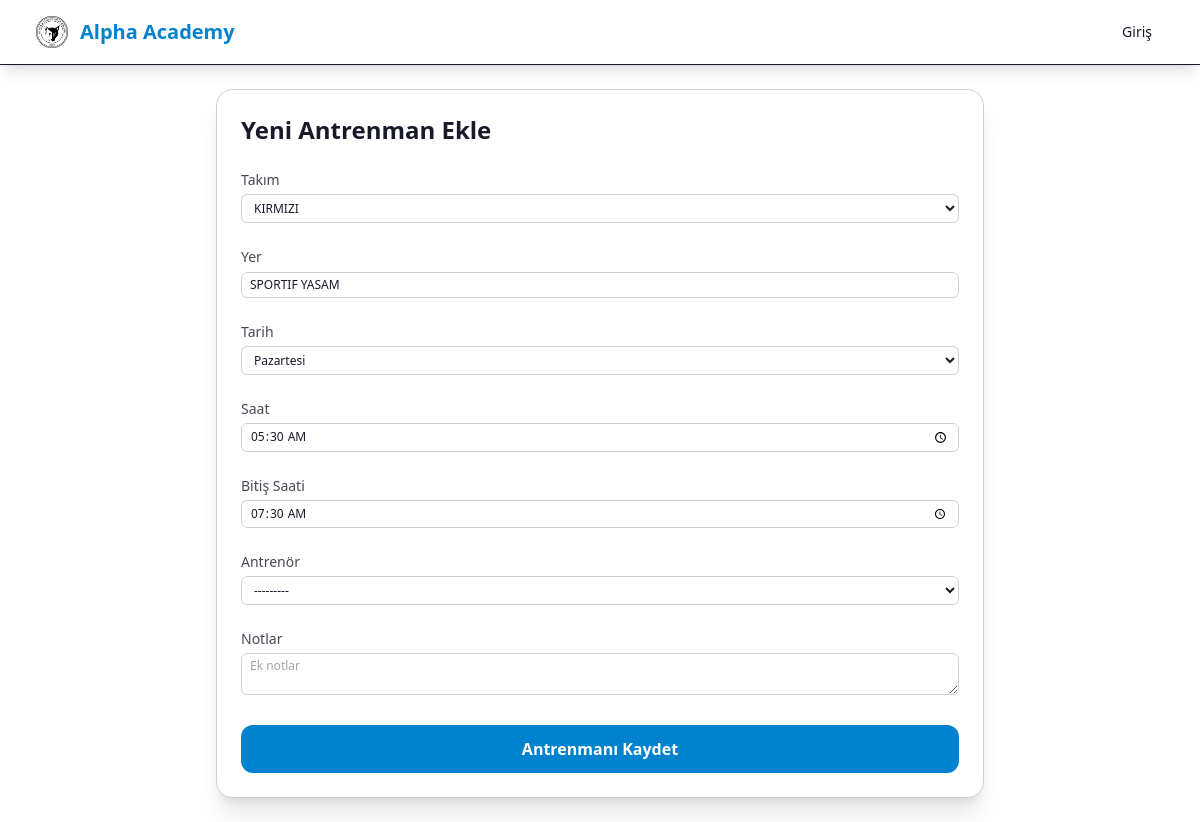
/teams/trainings/5/update/, run on the app's committed database.
### team/models.py (models this page shows, shortened)
class Training (models.Model):
    LOCATIONS = [
            ('TOBB', 'TOBB'),
            ('AYTEN SABAN', 'AYTEN SABAN'),
            ('SPORTIF YASAM', 'SPORTIF YASAM'),
            ('FENERBAHCE', 'FENERBAHCE'),
            ('Diğer', 'Diğer'),]
    DAYS_OF_WEEK = [
            (1, 'Pazartesi'),
            (2, 'Salı'),
            (3, 'Çarşamba'),
            (4, 'Perşembe'),
            (5, 'Cuma'),
            (6, 'Cumartesi'),
            (7, 'Pazar'),
        ]
    """
    Model for team training sessions
    """
    team = models.ForeignKey(Team, on_delete=models.CASCADE, related_name='trainings', verbose_name='Takım')
    day_of_week = models.IntegerField(verbose_name='Gün', choices=DAYS_OF_WEEK)  # 0=Monday, 6=Sunday
    time = models.TimeField(verbose_name='Saat')
    end_time = models.TimeField(verbose_name='Bitiş Saati', blank=True, null=True)
    location = models.CharField(max_length=200, verbose_name='Lokasyon',
                                choices=LOCATIONS)
    trainer = models.ForeignKey(settings.AUTH_USER_MODEL, on_delete=models.SET_NULL, null=True, blank=True, related_name='trainings', verbose_name='Antrenör')
    notes = models.TextField(blank=True, null=True, verbose_name='Notlar')
    created_at = models.DateTimeField(auto_now_add=True)
    updated_at = models.DateTimeField(auto_now=True)
    class Meta:
        verbose_name = 'Antrenman'
        verbose_name_plural = 'Antrenmanlar'
        ordering = ['-day_of_week', 'time']

### team/views.py (the view)
# urls.py: path('trainings/<int:pk>/update/', views.training_update, name='training_update'),
def training_update(request, pk):
    training = get_object_or_404(Training, pk=pk)
    if request.method == 'POST':
        form = TrainingForm(request.POST, instance=training)
        if form.is_valid():
            training = form.save()
            messages.success(request, f'Antrenman başarıyla güncellendi!')
            return redirect('team:training_list')
    else:
        form = TrainingForm(instance=training)
    context = {
        'form': form,
        'training': training,
        'title': 'Antrenman Düzenle'
    }
    return render(request, 'team/training_form.html', context)

### team/models.py (called while the page is built)
    def __str__(self):
        return self.name

### user/models.py (called while the page is built)
    def __str__(self):
        return self.adi + ' ' + self.soyadi + ' (' + self.email + ')'

### team/templates/team/training_form.html (shortened to what this page needs)
{% extends "user/base.html" %}
{% load static %}
{% block content %}
    <div class="max-w-3xl mx-auto bg-base-100 rounded-2xl shadow-xl p-6 border border-base-300">
        <h2 class="text-2xl font-bold mb-6">Yeni Antrenman Ekle</h2>
        <form method="post" class="space-y-6">
            <div>
                <label for="{{ form.team.id_for_label }}" class="block text-sm font-medium text-base-content/80 mb-1">Takım</label>
                {{ form.team }}
            </div>
            <div>
                <label for="{{ form.location.id_for_label }}" class="block text-sm font-medium text-base-content/80 mb-1">Yer</label>
                {{ form.location }}
            </div>
            <div>
                <label for="{{ form.day_of_week.id_for_label }}" class="block text-sm font-medium text-base-content/80 mb-1">Tarih</label>
                {{ form.day_of_week }}
            </div>
            <div>
                <label for="{{ form.time.id_for_label }}" class="block text-sm font-medium text-base-content/80 mb-1">Saat</label>
                {{ form.time }}
            </div>
            <div>
                <label for="{{ form.end_time.id_for_label }}" class="block text-sm font-medium text-base-content/80 mb-1">Bitiş Saati</label>
                {{ form.end_time }}
            </div>
            <div>
                <label for="{{ form.trainer.id_for_label }}" class="block text-sm font-medium text-base-content/80 mb-1">Antrenör</label>
                {{ form.trainer }}
            </div>
            <div>
                <label for="{{ form.notes.id_for_label }}" class="block text-sm font-medium text-base-content/80 mb-1">Notlar</label>
                {{ form.notes }}
            </div>
            <div>
                <button type="submit" class="w-full bg-primary text-primary-content font-bold py-3 px-6 rounded-xl hover:bg-primary-focus transition-all duration-300">Antrenmanı Kaydet</button>
            </div>
        </form>
        {% endblock %}

### data on the page
Training: team "KIRMIZI", location "SPORTIF YASAM", day_of_week "Pazartesi", time "05:30:00", end_time "07:30:00", trainer "---------"
